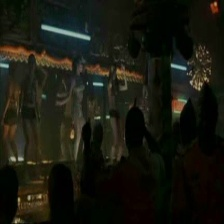
#> input picture datasets/human_activity/frames/sit__AmericanGangster_sit_u_cm_np1_ba_bad_16/frame_00.jpg, 224 x 224 px
$ python -i face_detection.py   (imports and definitions only)
#> lines starting #> are read from the running program, lines starting #| are printed output that depends on the picture
#> further down, picture is the input picture: shape (224, 224, 3); mean B, G, R 15.9, 25, 24.6
"""
Face detection with OpenCV's Haar cascade, plus small image helpers.

All images in this project are OpenCV-style BGR uint8 numpy arrays.
"""
from functools import lru_cache
from typing import List, Tuple

import cv2
import numpy as np

Box = Tuple[int, int, int, int]  # (x, y, w, h)


def decode_image(data: bytes) -> np.ndarray:
    """Decode raw image bytes (e.g. an uploaded file) into a BGR array."""
    if not data:
        raise ValueError("Empty image data.")
    arr = np.frombuffer(data, dtype=np.uint8)
    image = cv2.imdecode(arr, cv2.IMREAD_COLOR)
    if image is None:
        raise ValueError("Could not decode image. Upload a valid JPG/PNG file.")
    return image


def ensure_bgr(image: np.ndarray) -> np.ndarray:
    """Return a 3-channel uint8 BGR image from grayscale / BGRA / BGR input."""
    if image is None or not isinstance(image, np.ndarray) or image.size == 0:
        raise ValueError("Invalid image.")
    if image.dtype != np.uint8:
        image = np.clip(image, 0, 255).astype(np.uint8)
    if image.ndim == 2:
        return cv2.cvtColor(image, cv2.COLOR_GRAY2BGR)
    if image.ndim == 3 and image.shape[2] == 4:
        return cv2.cvtColor(image, cv2.COLOR_BGRA2BGR)
    if image.ndim == 3 and image.shape[2] == 3:
        return image
    raise ValueError(f"Unsupported image shape: {image.shape}")


@lru_cache(maxsize=1)
def _get_cascade() -> cv2.CascadeClassifier:
    path = cv2.data.haarcascades + "haarcascade_frontalface_default.xml"
    cascade = cv2.CascadeClassifier(path)
    if cascade.empty():
        raise RuntimeError(f"Could not load Haar cascade from: {path}")
    return cascade


def detect_faces(
    image_bgr: np.ndarray,
    scale_factor: float = 1.1,
    min_neighbors: int = 5,
    min_size: Tuple[int, int] = (40, 40),
) -> List[Box]:
    """Detect frontal faces. Returns a list of (x, y, w, h) boxes, largest first.

    Note: Haar cascades can miss faces that are covered by a mask or turned
    sideways. Callers should handle an empty result (see mask_detection.py).
    """
#> called with scale_factor = 1.1, min_neighbors = 5, min_size = (40, 40)
    image_bgr = ensure_bgr(image_bgr)
    gray = cv2.cvtColor(image_bgr, cv2.COLOR_BGR2GRAY)
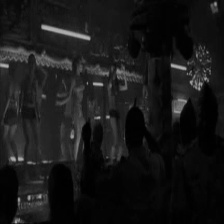
#> gray: shape (224, 224); min 0, max 181, mean 23.9
    gray = cv2.equalizeHist(gray)
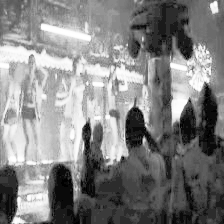
#> gray: shape (224, 224); min 0, max 255, mean 130.2
    faces = _get_cascade().detectMultiScale(
        gray,
        scaleFactor=scale_factor,
        minNeighbors=min_neighbors,
        minSize=min_size,
    )
#> faces = ()
    boxes = [(int(x), int(y), int(w), int(h)) for (x, y, w, h) in faces]
#> boxes = []
    boxes.sort(key=lambda b: b[2] * b[3], reverse=True)
    return boxes


def crop_face(image_bgr: np.ndarray, box: Box, margin: float = 0.15) -> np.ndarray:
    """Crop a face box (with a relative margin) safely inside the image."""
    h_img, w_img = image_bgr.shape[:2]
    x, y, w, h = box
    mx, my = int(w * margin), int(h * margin)
    x1, y1 = max(0, x - mx), max(0, y - my)
    x2, y2 = min(w_img, x + w + mx), min(h_img, y + h + my)
    return image_bgr[y1:y2, x1:x2]


def draw_boxes(image_bgr: np.ndarray, boxes: List[Box], color=(0, 255, 0)) -> np.ndarray:
    """Return a copy of the image with rectangles drawn around the boxes."""
    out = ensure_bgr(image_bgr).copy()
    for (x, y, w, h) in boxes:
        cv2.rectangle(out, (x, y), (x + w, y + h), color, 2)
    return out

>>> import cv2
>>> picture = cv2.imread('../datasets/human_activity/frames/sit__AmericanGangster_sit_u_cm_np1_ba_bad_16/frame_00.jpg')
>>> result = detect_faces(picture)
#> result = []

$ run again, on datasets/human_activity/frames/sit__AmericanGangster_sit_u_cm_np1_ba_bad_16/frame_01.jpg
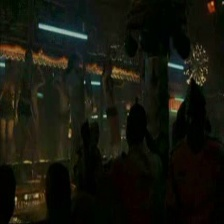
#> input picture datasets/human_activity/frames/sit__AmericanGangster_sit_u_cm_np1_ba_bad_16/frame_01.jpg, 224 x 224 px
#> picture is the input picture: shape (224, 224, 3); mean B, G, R 13.2, 22.1, 21.7
#> in detect_faces, `gray = cv2.cvtColor(image_bgr, cv2.COLOR_BGR2GRAY)`:
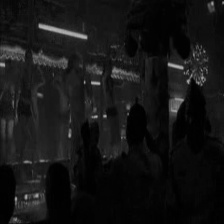
#> gray: shape (224, 224); min 0, max 184, mean 20.9
#> in detect_faces, `gray = cv2.equalizeHist(gray)`:
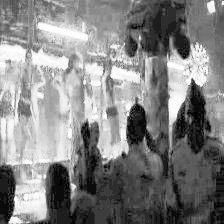
#> gray: shape (224, 224); min 0, max 255, mean 130.5
#> faces = ()
#> boxes = []

$ run again, on datasets/human_activity/frames/sit__AmericanGangster_sit_u_cm_np1_ba_bad_16/frame_02.jpg
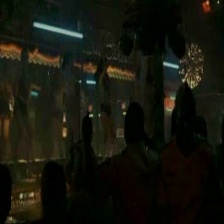
#> input picture datasets/human_activity/frames/sit__AmericanGangster_sit_u_cm_np1_ba_bad_16/frame_02.jpg, 224 x 224 px
#> picture is the input picture: shape (224, 224, 3); mean B, G, R 13, 22, 21.4
#> in detect_faces, `gray = cv2.cvtColor(image_bgr, cv2.COLOR_BGR2GRAY)`:
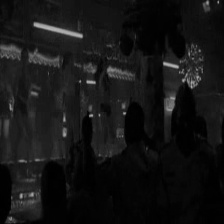
#> gray: shape (224, 224); min 0, max 181, mean 20.8
#> in detect_faces, `gray = cv2.equalizeHist(gray)`:
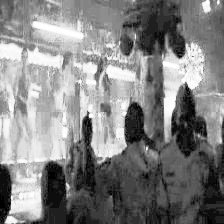
#> gray: shape (224, 224); min 0, max 255, mean 130.2
#> faces = ()
#> boxes = []
